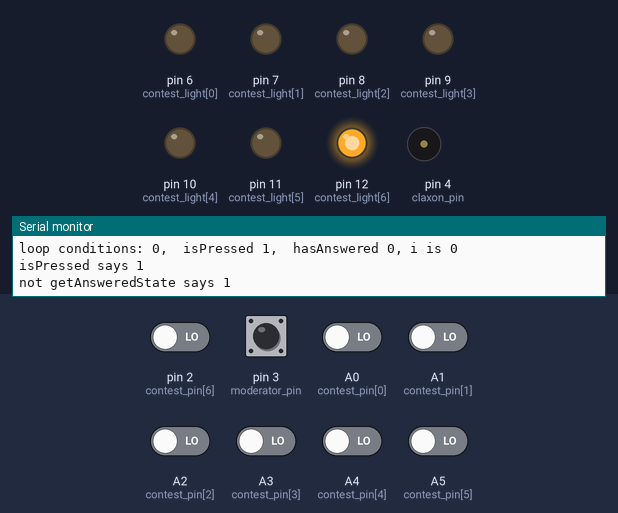
A sketch run on a simulated Arduino Uno, built with avr-gcc and run on an emulated ATmega328P. Shown: output pins drawn as LEDs (lit = HIGH), buzzer (waves = sounding), the last lines printed to the serial monitor. The inputs (shaded band) are chosen by the test bench; at power-on: pin 3 (moderator_pin) HIGH, A0 (contest_pin[0]), A1 (contest_pin[1]), A2 (contest_pin[2]), A3 (contest_pin[3]), A4 (contest_pin[4]), A5 (contest_pin[5]), pin 2 (contest_pin[6]) LOW.

Above: at 1.2 s.
1.3 s: A3 (contest_pin[3]) driven HIGH
11.7 s: pin 3 (moderator_pin) pulled LOW for 1 s
At 13.8 s:
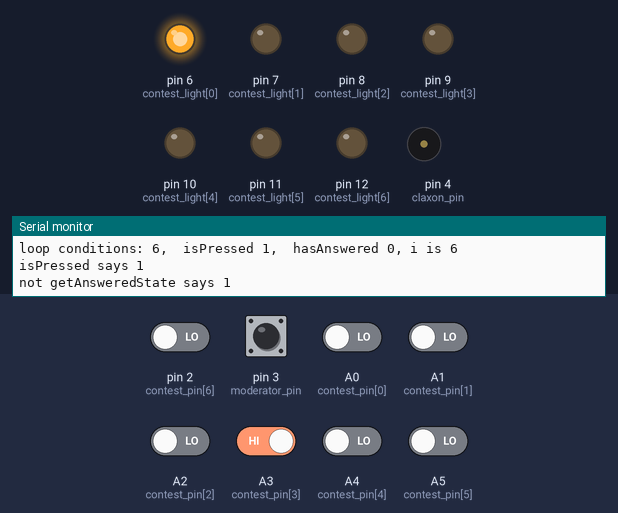
15.2 s: A0 (contest_pin[0]) driven HIGH
At 24.6 s:
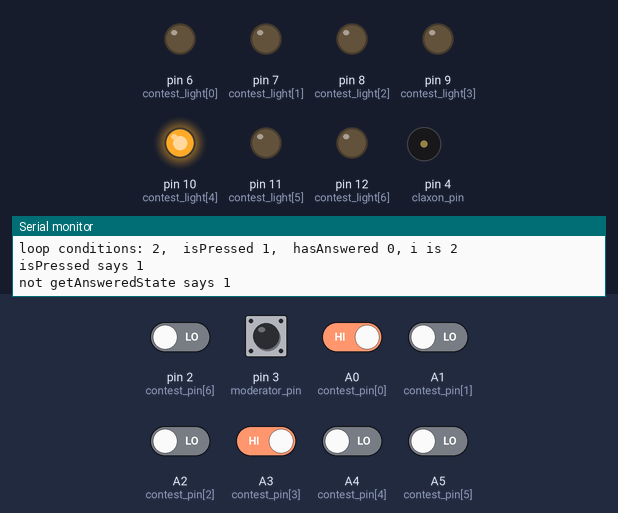
29.0 s: pin 3 (moderator_pin) pulled LOW for 0.15 s
At 35.5 s:
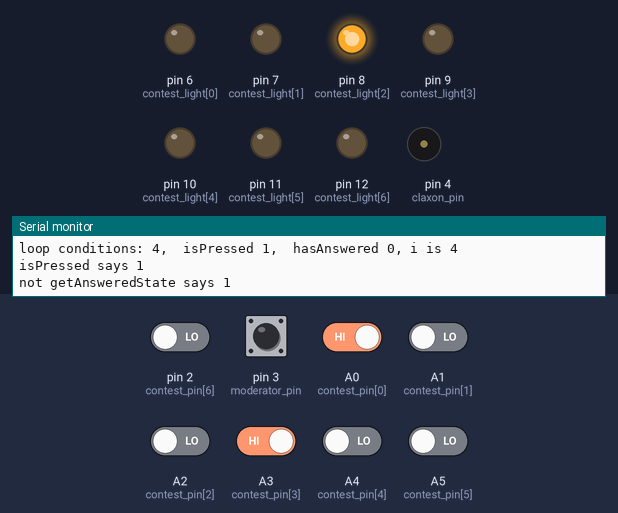
35.8 s: A1 (contest_pin[1]) driven HIGH
At 40.8 s:
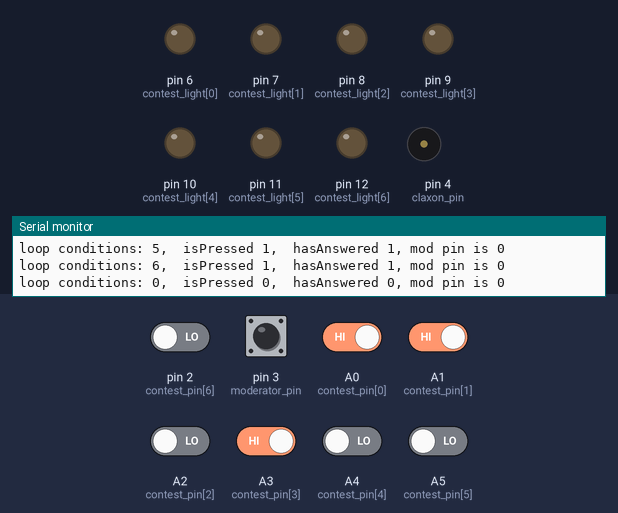
49.6 s: A0 (contest_pin[0]) driven LOW
At 49.76 s:
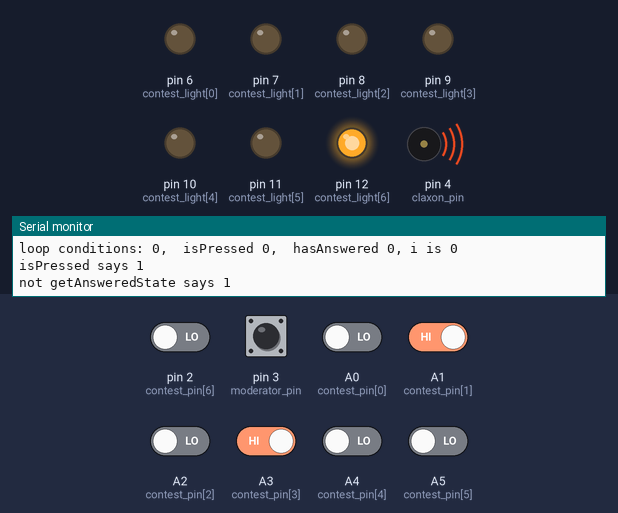
Timing chart, 0 to 56.4 s (numbered marks = the images above; inputs shaded):
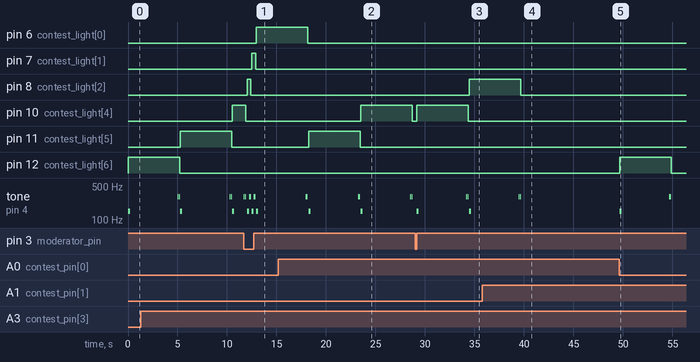

The sketch:

Jeopardy.ino
```cpp
/**
* Stuyvesant Jeopardy System
* @author FRC694
*
* This system is a replica of Jeopardy and works as follows:
* - There are 4 "contestants": 1 parent, 1 teacher, 1 alumnus, 1 team of students
*   - The team of students consists of 4 students
* - The moderator asks a question.
* - The contestants buzz to answer the question
*   - The buzzer sounds to indicate that the answering period has begun
*   - The contestant has 5 seconds to answer the question
*     - If the constestant answers correctly, the moderator presses his button, after which any contestant may buzz to answer again.
*     - If the contestant answers falsely (or doesn't answer), everyone must wait until his questioning period is up, at which point the buzzer sounds twice and anyone else may answer.
* - If any student answers falsely, the entire team of students is seen as having answered falsely.
* - A contestant has 5 seconds to answer a question after buzzing and being selected to answer.
*/

unsigned int contest_pin[] = {A0,A1,A2,A3,A4,A5,2}; // input lines for buttons; the first 6 (0-5) are analog ins; the last one is a digital
unsigned int moderator_pin = 3; // input line for moderator button (digital input)

unsigned int contest_light[] = {6,7,8,9,10,11,12}; // output lines for lights
// unsigned int moderator_light = 3; // why is this here????

boolean correct_answer = false;

unsigned int claxon_pin = 4; // GPIO pin on the speaker
int i; // iterator

boolean hasAnswered[] = {false, false, false, false};

void setup() {
  Serial.begin(9600);

  for (i = 0; i < 7; i++)  {
    pinMode(contest_pin[i], INPUT); // allocate and configure contestant input lines
    pinMode(contest_light[i], OUTPUT); // allocate and configure contestant output lines
  }
  pinMode(moderator_pin, INPUT); // allocate and configure moderator input
  //pinMode(moderator_light, OUTPUT);
  pinMode(claxon_pin, OUTPUT); // allocate and configure speaker line

  i = 0; // initialize iterator
}

void loop() {
  Serial.print("loop conditions: ");
  Serial.print(i); Serial.print(", ");
  Serial.print(" isPressed "); Serial.print(isPressed(i)); Serial.print(", ");
  Serial.print(" hasAnswered "); Serial.print( getAnsweredState(i) ); Serial.print(", ");
  if (isPressed(i) && (getAnsweredState(i) == false)) {
    Serial.print("i is ");
    Serial.println(i);
    Serial.print("isPressed says ");
    Serial.println(isPressed(i));
    Serial.print("not getAnsweredState says ");
    Serial.println(!getAnsweredState(i));
    // if contestant who *can* answer questions...
    long int start = millis();

    lightSet(i, HIGH); //enable that light
    signalStart(claxon_pin); //Sound the claxon!

    while (millis() - start < 5000) { // 5 seconds to respond
      if (!digitalRead(moderator_pin)) { //moderator confirms answer is correct
        correct_answer = true;
        break;
      }
    }

    if (correct_answer){
      resetAnswers();
      correct_answer = false;
    }else{
      setAnswerState(i, true);
    }

    signalEnd(claxon_pin); // signal that the waiting period is over or question has been answered
    lightSet(i, LOW); //light off
  }
  Serial.print("mod pin is ");
  Serial.println(!digitalRead((moderator_pin)));
  if (!digitalRead((moderator_pin))) {
    resetAnswers();
  }

//  if (hasEveryoneAnswered() && !digitalRead((moderator_pin)))
//  resetAnswers();

  i = (i + 1) % 7;//cycle thru 7 contestants
}

boolean getAnsweredState(int contestant) {
  if (contestant > 2)
    return hasAnswered[3];
  else
    return hasAnswered[contestant];
}

boolean hasEveryoneAnswered() {
  return hasAnswered[0] && hasAnswered[1] && hasAnswered[2] && hasAnswered[3];
}

void setAnswerState(int contestant, boolean set) {
  if (contestant > 2)
    hasAnswered[3] = set;
  else
    hasAnswered[contestant] = set;
  Serial.print(getAnsweredState(contestant));
}

boolean isPressed(unsigned int i) { // All the switches are pulled up
  if (digitalRead(contest_pin[i])) //-------------- meaning that it is HIGH by
    return false; //-------------------- default and has an active LOW
  else
    return true;
}

void resetAnswers() {
  for( int i = 0; i < 4; i++)
    hasAnswered[i] = false;
}

void lightSet(unsigned int i, boolean state) {
  digitalWrite(contest_light[7 - i - 1], state);
}

void signalStart(unsigned int speaker_line) {
  int frequency = 150;
  int duration = 200;


  tone(speaker_line, frequency);
  delay(duration);
  noTone(speaker_line);
}

void signalEnd(unsigned int speaker_line) {
  //pulses the speaker twice in quick succession

  int frequency = 300; // in Hz
  int duration = 75; //in msec

  tone(speaker_line, frequency);
  delay(duration);
  noTone(speaker_line);
  delay(50);
  tone(speaker_line, frequency);
  delay(duration);
  noTone(speaker_line);
}
```

Measured:
- after the input at 11.7 s, pin 6 (contest_light[0]): LOW → HIGH after 1.2 s; pin 7 (contest_light[1]): LOW → HIGH after 0.78 s, → LOW 0.40 s later
- after the input at 15.2 s, pin 10 (contest_light[4]): LOW → HIGH after 8.3 s instead of 13.5 s; pin 12 (contest_light[6]): stays LOW (without the input it goes to HIGH after 3.0 s)
- after the input at 29.0 s, pin 8 (contest_light[2]): LOW → HIGH after 5.5 s; pin 10 (contest_light[4]): LOW → HIGH after 0.17 s, → LOW 5.2 s later; tone on pin 4 (claxon_pin): plays 150 Hz for 0.20 s, 300 Hz for 0.08 s, 300 Hz for 0.08 s, 150 Hz for 0.20 s, starting after 0.17 s
- after the input at 35.8 s, pin 11 (contest_light[5]): stays LOW (without the input it goes to HIGH after 4.1 s); tone on pin 4 (claxon_pin): goes on until 39.7 s, then stays silent
- after the input at 49.6 s, pin 12 (contest_light[6]): LOW → HIGH after 0.07 s, → LOW 5.2 s later; tone on pin 4 (claxon_pin): plays 150 Hz for 0.20 s, 300 Hz for 0.08 s, 300 Hz for 0.08 s, starting after 0.07 s
- by itself, tone on pin 4 (claxon_pin): plays 300 Hz for 0.08 s, 300 Hz for 0.08 s, 150 Hz for 0.20 s, 300 Hz for 0.08 s, 300 Hz for 0.08 s, 150 Hz for 0.20 s
